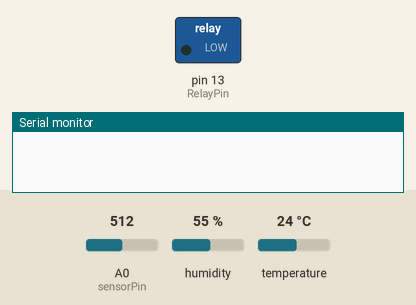
Recording of a sketch running on a simulated Arduino Uno, built with avr-gcc and run on an emulated ATmega328P. On the bench: switched loads named in the sketch (green lamp = pin HIGH), the last lines printed to the serial monitor. The inputs (shaded band) are chosen by the test bench; at power-on: A0 (sensorPin) = 512, humidity 55 %, temperature 24 °C.

Above: at 0.1 s.
At 0.6 s:
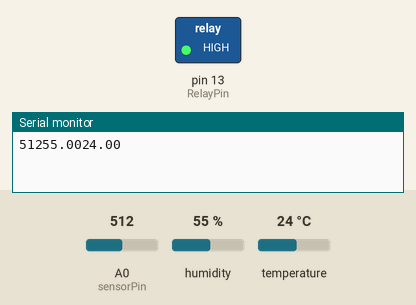
Timing chart, 0 to 2.1 s (numbered marks = the images above):
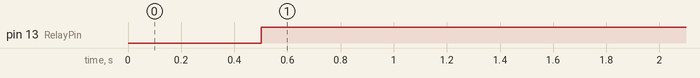

Measured:
- by itself, pin 13 (RelayPin): LOW → HIGH at 0.50 s

The sketch:

sensor_code.ino
```cpp
#include <DHT.h>
#define DHTPIN A2
#define DHTTYPE DHT11
int sensorValue = 0;
const int sensorPin = A0;
int RelayPin=13;
DHT dht(DHTPIN, DHTTYPE);
void setup() {
  Serial.begin(9600);
  pinMode(13,OUTPUT);
  //digitalWrite(13,LOW);
  pinMode(sensorPin, INPUT);
  dht.begin();
}
void loop() {
  // Wait a few seconds between measurements.
  delay(500);
  sensorValue = analogRead(sensorPin);
  Serial.print(sensorValue);
  if(sensorValue < 550){
      digitalWrite(13,HIGH);
      float h = dht.readHumidity();
      float t = dht.readTemperature();
      if (isnan(h) || isnan(t)) {
          Serial.println(F("Failed to read from DHT sensor!"));
          return;
      }
      Serial.print(h);
      Serial.println(t);
      delay(1000);
  }else{
      digitalWrite(13,LOW);
      float h = dht.readHumidity();
      float t = dht.readTemperature();
      if (isnan(h) || isnan(t)) {
          Serial.println(F("Failed to read from DHT sensor!"));
          return;
      }
      Serial.print(h);
      Serial.println(t);
      delay(1000);
  }
}
```
